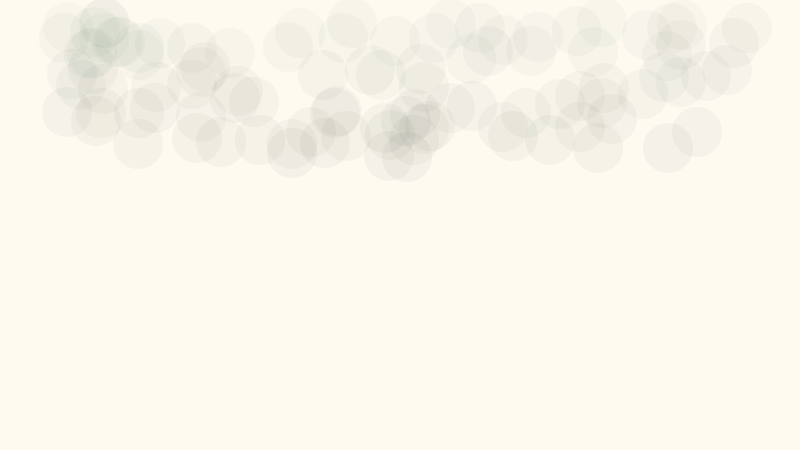
Frame 1 (no input)
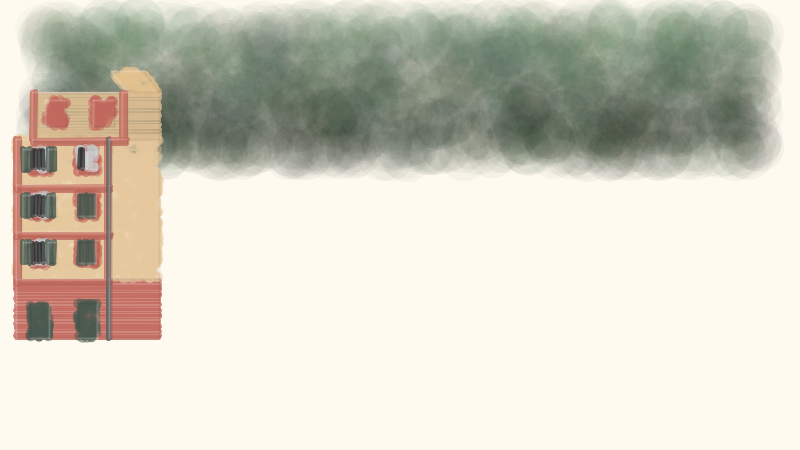
Frame 60 (the mouse pressed at the canvas centre just before this capture)
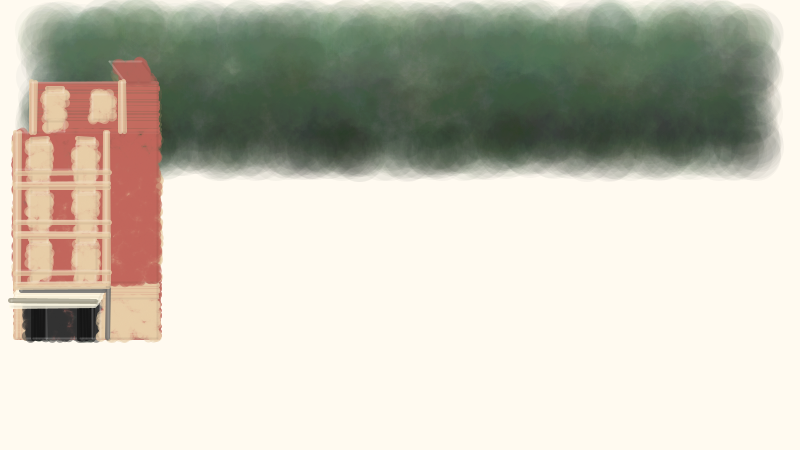
Frame 120 (the mouse held since frame 60 and released just before this capture)

The Processing sketch that drew these frames (run headless with seeded random() and noise(); from frame 60 on, the mouse is pressed at the canvas centre):

// Processing sketch: processing_41094
// ── processing_41094.pde


PGraphics pg;

float unit;
float bx;
float by;
color[] c_facc = new color[4];
int ic;
color cd;
color c_per;

c_rettangolo [] rettangolo = new c_rettangolo[2000];
int cc = 0;
int nr_rett = 0;

int fase = 0;
// ----------------------------------------------------------------

void setup() {
  size (800, 450);
  pg = g;
  colorMode(RGB, 255);

  // inizializza l'array
  for (int i=0; i<rettangolo.length; i++) {
    rettangolo[i] = new c_rettangolo();
  }  
  unit = (float)width / 50.0;
  c_facc[0] = color(193, 103,  92);
  c_facc[1] = color(231, 200, 156);
  c_facc[2] = color(168, 159, 116);
  c_facc[3] = color(186, 132,  58);

  initAll();      
}

// ----------------------------------------------------------------

void draw() {
  pg.beginDraw();
  switch(fase) {
    case 0:
      // bosco
      bosco();
      if (cc >= 15) { cc = 0; fase++; }
      break;
    case 1:    
      rettangolo[cc]._draw();
      cc++;
      if (cc >= nr_rett) { fase++; cc = 0; }
//if (cc >= 100) { fase++; cc = 0; }
      break;
    case 2:    
      // riflesso
      int py = riflesso();
      if (py >= 0.97 * height) { cc = 0; fase++; }
//fase++;
      break;
    case 3:
      for(int i=0; i<8; i++) {      
        barca(0.1 * width + random(0.8 * width), map(i, 0, 10, 0.78 * height, 0.82 * height), random(0.8, 1.2));
      }
      fase++;
      break;
    case 4:
      firma();
      fase++;
      break;
    default:
      noLoop();
      break;
  }
  pg.endDraw();
}

// ----------------------------------------------------------------

void mousePressed() {
  initAll();
  loop();
}

// ----------------------------------------------------------------

void initAll() {
  pg.background(255, 250, 240);
  cc = 0;
  bx = 1;
  by = 7;
  
  // case
  while (bx * unit < width - 6.00 * unit) casa();
  // molo
  rettangolo[cc]._init(0, color(100), unit, height -  by         * unit, width - 2 * unit, 0.50 * unit, true, 0);
  rettangolo[cc]._init(0, color( 70), unit, height - (by - 0.50) * unit, width - 2 * unit, 0.50 * unit, true, 0);
  for (int i=0; i<10; i++) {
    int px = int(0.1 * width + random(0.8 * width));
    int dex = int(random(0.60, 3.00) * unit);
    rettangolo[cc]._init(0, color(180), px, height - by * unit, dex, -random(0.30, 0.50) * unit, true, 0);
  }
  bx = 2;
  while (bx * unit < width - unit) {
    rettangolo[cc]._init(0, color(120), bx * unit, height - by * unit, 0.50 * unit, -0.80 * unit, true, 0);
    bx += 5.00;
  }
  nr_rett = cc;
//println(nr_rett);
  cc = 0;
  fase = 0;
}

// ----------------------------------------------------------------

void bosco() {
  pg.noStroke();
  for(int j=0; j<100; j++) {
    int cx = int(0.05 * width + random(0.9 * width));
    int cy = int(0.05 * height + random(0.3 * height));
    float lum = map(cy, 0, height / 3.0, 1.5, 0.5);
    pg.fill(color(lum * random(46, 76), lum * random(68, 98), lum * random(47, 77), 10));
    pg.ellipse(cx, cy, 50, 50);
  }
  cc++;
}

// ----------------------------------------------------------------

int riflesso() {
  int nrx = 200;
  int px = 0;
  int py = 0;
  int sy = 0;
  float dex = 0.9 * (float)width / (float)nrx;
  for(int i=0; i<nrx; i++) {
    px = int(0.05 * width + i * dex);
    py = height - int((by - 1.00) * unit - cc * dex);
    sy = height - int((by + 0.50) * unit + dex * 15.0 * (1.0 - 5.0 / (cc + 5.0)));
    pg.strokeWeight(2 * dex);
    color col = pg.get(px, sy);
    pg.stroke(0.9 * red(col), 0.9 * green(col), 0.9 * blue(col), 50);
    pg.line(px + 2.0 * random(-cc, cc) - 0.5 * dex, py + random(-1, 1), px + 1.5 * dex + 2.0 * random(-cc, cc), py + random(-1, 1));
  }
  cc++;
  return py;
}

// ----------------------------------------------------------------

void casa () {
  float r = random(1);
  int nr_fin = 1;
  if (r > 0.4) nr_fin = 2;
  
  r = random(1);
  int nr_pia = 4;
  if (r > 0.7) nr_pia = 3;
  else if (r > 0.6) nr_pia = 2;
  
  float sizx = random(2.4, 3.0);
  float sizy = random(2.8, 3.3);
  
  float lar = sizx * nr_fin;
  if ((bx + lar + 1.00) * unit > width) {
    bx += lar + 3.00;    
    return;
  }
  float alte = sizy * nr_pia;

  float basa = random(3.10, 3.80);

  ic = int(random(3.999));
  switch(ic) {
    case 0: // rosso
      cd = colore(1);
      break;
    case 1: // ocra
      cd = colore(0);
      break;
    case 2: // verde
      cd = colore(1);
      break;
    case 3: // ocra scuro
      cd = colore(0);
      break;
    default:
      cd = colore(1);
      break;
  }
  c_per = color(random(64, 94), random(88, 118), random(74, 104));

  // portico
  basamento(basa, lar, nr_fin, sizx);
  
  // fondo facciata
  facciata(by + basa, lar, alte, nr_fin, nr_pia, sizx, sizy);

  // finestre 
  for (int j=0; j<nr_pia; j++) {
    if (j == 3) bx += 1.00;
    for (int i=0; i<nr_fin; i++) {
      if (random(1) > 0.3) {
        persiana(c_per, bx + sizx / 2.0 + sizx * i - 0.525, by + basa + 1 + sizy * j, false);    
        persiana(c_per, bx + sizx / 2.0 + sizx * i        , by + basa + 1 + sizy * j, false);    
      }
      else {    
        rettangolo[cc]._init(0, color(200, 200, 200), (bx + sizx / 2.0 + sizx * i - 0.525) * unit, height - (by + basa + 1.00 + sizy * j) * unit, 1.05 * unit, -1.30 * unit, false, 0);        
        rettangolo[cc]._init(0, color(50, 50, 50)   , (bx + sizx / 2.0 + sizx * i - 0.440) * unit, height - (by + basa + 1.08 + sizy * j) * unit, 0.40 * unit, -1.14 * unit, false, 0);
        rettangolo[cc]._init(0, color(50, 50, 50)   , (bx + sizx / 2.0 + sizx * i + 0.040) * unit, height - (by + basa + 1.08 + sizy * j) * unit, 0.40 * unit, -1.14 * unit, false, 0);
        persiana(c_per, bx + sizx / 2.0 + sizx * i - 1.05 , by + basa + 1 + sizy * j, true);    
        persiana(c_per, bx + sizx / 2.0 + sizx * i + 0.525, by + basa + 1 + sizy * j, true);    
      }
    }
    // panni stesi
    if ((j < 3) & (random(1) > 0.8) & (nr_fin > 1)) {
      float psx = 0.00;
      while(psx < sizx + 1.00) {
        float psw = random(0.20, 0.60);
        rettangolo[cc]._init(0, color(random(240, 255), random(240, 255), random(240, 255)), (bx + sizx / 2.0 - 0.60 + psx) * unit, height - (by + basa + 0.70 + sizy * j) * unit, psw * unit, random(0.60, 1.00) * unit, true, 0);        
        psx += psw + 0.30;
      }
    }
  }

  // tetto
  tetto(lar, by + basa + alte, sizy, nr_pia == 4);
  
  bx += lar + 0.10;
}

// ----------------------------------------------------------------

color colore(int ic) {
  colorMode(HSB, 1);
  color col = color(hue(c_facc[ic]), saturation(c_facc[ic]) + random(-0.05, 0.05), brightness(c_facc[ic]) + random(-0.05, 0.05));
  colorMode(RGB, 255);
  return(col);
}

// ----------------------------------------------------------------

void basamento(float basa, float lar, int nr_fin, float sizx) {
  // con portico
  if ((nr_fin == 2) & (random(1) > 0.3)) {
    rettangolo[cc]._init(0, cd               ,  bx               * unit, height -  by                * unit, 0.60         * unit, - (basa - 1.00) * unit, true, 0);
    rettangolo[cc]._init(0, color(50, 50, 50), (bx +       0.60) * unit, height -  by                * unit, (lar - 1.20) * unit, - (basa - 1.00) * unit, false, 0);
    rettangolo[cc]._init(0, cd               , (bx + lar - 0.60) * unit, height -  by                * unit, 3.60         * unit, - (basa - 1.00) * unit, true, 0);
    rettangolo[cc]._init(0, cd               ,  bx               * unit, height - (by + basa - 1.00) * unit, (lar + 3.00) * unit, -         1.00  * unit, true, 0);
    for (int i=0; i<nr_fin; i++) {
      rettangolo[cc]._init(0, color(20, 20, 20), (bx + sizx / 2.0 + sizx * i - 0.40) * unit, height - by * unit, 0.80 * unit, -2.00 * unit, false, 0);
    }

    // tenda
    float ht = random(1.60, 2.00);
    rettangolo[cc]._init(0, color(255, 250, 230), (bx + 0.30 - 0.5*(basa - ht - 0.30)) * unit, height - (by + ht         ) * unit, (lar - 0.60) * unit, - (basa - ht - 0.30) * unit, true, 0.5);
    rettangolo[cc]._init(0, color(150, 145, 125), (bx + 0.30- 0.5*(basa - ht - 0.30)) * unit, height - (by + ht + 0.30  ) * unit, (lar - 0.60) * unit, - 0.10               * unit, true, 0);
    rettangolo[cc]._init(0, color(100)          , (bx + 0.30) * unit, height - (by + basa - 0.50) * unit, (lar - 0.60) * unit, - 0.20               * unit, true, 0);
  }
  // senza portico - portone
  else {
    rettangolo[cc]._init(0, cd   ,  bx                 * unit, height - by * unit, (lar + 3.00) * unit, - basa * unit, true , 0);
    for (int i=0; i<nr_fin; i++) {
      rettangolo[cc]._init(0, c_per, (bx + sizx / 2.0 + sizx * i - 0.60) * unit, height - by * unit, 1.20 * unit, -2.20 * unit, false, 0);
    }
  }
  rettangolo[cc]._init(0, color(100, 100, 100), (bx + lar - 0.10) * unit, height - by * unit, 0.10 * unit, - basa * unit, true, 0);
}

// ----------------------------------------------------------------

void facciata(float basa, float lar, float alte, int nr_fin, int nr_pia, float sizx, float sizy) {
  if (nr_pia < 4) {
    rettangolo[cc]._init(0, colore(ic), bx * unit, height - basa * unit, (lar + 3.00) * unit, - alte * unit, true, 0);
    rettangolo[cc]._init(0, colore(ic), (bx + lar) * unit, height - (basa + alte) * unit, 3.00 * unit, - 2.00 * unit, true, -0.75);
  }
  else {
    rettangolo[cc]._init(0, colore(ic), bx * unit, height - basa * unit, (lar + 3.0) * unit, - (alte - sizy) * unit, true, 0);
    rettangolo[cc]._init(0, colore(ic), (bx + 1.00) * unit, height - (basa + alte - sizy) * unit, (lar + 2.00) * unit, - sizy * unit, true, 0);
    rettangolo[cc]._init(0, colore(ic), (bx + lar + 1.00) * unit, height - (basa + alte) * unit, 2.00 * unit, - 1.33 * unit, true, -0.75);
  }
  
  // decori
  int tipo = round(random(2));
  if (nr_pia < 4) {
    rettangolo[cc]._init(0, cd,  bx               * unit, height - basa * unit, 0.30 * unit, - alte * unit, true, 0);
    rettangolo[cc]._init(0, cd, (bx + lar - 0.30) * unit, height - basa * unit, 0.30 * unit, - alte * unit, true, 0);
  }
  else {
    rettangolo[cc]._init(0, cd,  bx               * unit, height - basa * unit, 0.30 * unit, - (alte - sizy) * unit, true, 0);
    rettangolo[cc]._init(0, cd, (bx + lar - 0.30) * unit, height - basa * unit, 0.30 * unit, - (alte - sizy) * unit, true, 0);
    rettangolo[cc]._init(0, cd, (bx + 1.00)       * unit, height - (basa + alte - sizy) * unit, 0.30 * unit, - sizy * unit, true, 0);
    rettangolo[cc]._init(0, cd, (bx + lar + 0.70) * unit, height - (basa + alte - sizy) * unit, 0.30 * unit, - sizy * unit, true, 0);
  }
  for (int j=0; j<nr_pia; j++) {
    if (j == 3) bx += 1.00;    
    for (int i=0; i<nr_fin; i++) {
      rettangolo[cc]._init(0, cd, (bx + sizx / 2.0 + sizx * i - 0.65) * unit, height - (basa + 0.80 + sizy * j) * unit, 1.30 * unit, -1.62 * unit, true, 0);
      if (tipo > 0) {
        // sopra e sottoluce
        rettangolo[cc]._init(0, cd, (bx + sizx / 2.0 + sizx * i - 0.55) * unit, height - (basa + 0.10 + sizy * j) * unit, 1.10 * unit, -0.60           * unit, false, 0);
        rettangolo[cc]._init(0, cd, (bx + sizx / 2.0 + sizx * i - 0.50) * unit, height - (basa + 2.50 + sizy * j) * unit, 1.00 * unit, - (sizy - 2.80) * unit, false, 0);
      }
    }
    rettangolo[cc]._init(0, cd, bx * unit, height - (basa - 0.30 + sizy * j) * unit, lar * unit, -0.30 * unit, true, 0);
    if (tipo == 1) {
      rettangolo[cc]._init(0, cd, bx * unit, height - (basa + 0.60 + sizy * j) * unit, lar * unit, -0.20 * unit, true, 0);
    }
  }
  if (nr_pia < 4) {
    rettangolo[cc]._init(0, color(100, 100, 100), (bx + lar - 0.10) * unit, height - by * unit, 0.10 * unit, - (basa - by + alte) * unit, true, 0);
  }
  else {
    bx -= 1.00;
    rettangolo[cc]._init(0, color(100, 100, 100), (bx + lar - 0.10) * unit, height - by * unit, 0.10 * unit, - (basa - by + alte - sizy) * unit, true, 0);
  }
}

// ----------------------------------------------------------------

void persiana(color col, float px, float py, boolean ril) {
  int sx = round(px * unit);
  int dx = round(0.525 * unit);
  int sy = round(height - (py + 1.30) * unit);
  int dy = round(1.30 * unit);
  
  rettangolo[cc]._init(0, col, sx, sy, dx, dy, ril, 0);
}

// ----------------------------------------------------------------

void tetto(float lar, float alte, float sizy, boolean attico) {
  if (!attico) {
    rettangolo[cc]._init(0, color(200, 180, 160), bx * unit, height - alte * unit, lar * unit, - 2.00 * unit, true, 0.75);
  }
  else {
    rettangolo[cc]._init(0, color(200, 180, 160), bx * unit, height - alte * unit, lar * unit, - 1.33 * unit, true, 0.75);
  }
  // gronda
  rettangolo[cc]._init(0, color(50), bx * unit, height - alte * unit, lar * unit, - 0.1 * unit, true, 0);
  // comignoli
  if (random(1) > 0.5) {
    rettangolo[cc]._init(0, c_facc[ic], (bx + 1.00) * unit, height - (alte + 0.50) * unit, 0.50 * unit, - 0.50 * unit, true, 0);
    rettangolo[cc]._init(0, color(150), (bx + 0.90) * unit, height - (alte + 1.00) * unit, 0.70 * unit, - 0.30 * unit, true, 0);
  }
  if (random(1) > 0.5) {
    rettangolo[cc]._init(0, c_facc[ic], (bx + lar - 1.00) * unit, height - (alte + 0.50) * unit, 0.50 * unit, - 0.50 * unit, true, 0);
    rettangolo[cc]._init(0, color(150), (bx + lar - 1.10) * unit, height - (alte + 1.00) * unit, 0.70 * unit, - 0.30 * unit, true, 0);
  }
  
  if (attico) {
    bx -= 1.00;
    rettangolo[cc]._init(0, color(150, 140, 110), bx * unit, height - (alte - sizy      ) * unit, (lar + 1.00) * unit, - 0.5 * unit, true, 0);
    rettangolo[cc]._init(0, color(50)           , bx * unit, height - (alte - sizy      ) * unit, (lar + 1.00) * unit, - 0.1 * unit, true, 0);
    rettangolo[cc]._init(0, c_facc[ic]          , bx * unit, height - (alte - sizy + 0.5) * unit, (lar + 1.00) * unit, - 0.5 * unit, false, 0);
    // gerani
    if (random(1) > 0.5) {
      color col = color(0);
      switch (int(random(3))) {
        case 0: col = color(255, 220,  50, 100); break;
        case 1: col = color(170,   0,   0, 100); break;
        case 2: col = color( 50, 100,   0, 100); break;
      }
      for (int i=0; i<10 * lar; i++) {
        float px = (bx + random(lar)) * unit;
        float py = height - (alte - sizy + random(0.5, 1.0)) * unit;
        rettangolo[cc]._init(1, col, px, py, 8, 8, false, 0);
      }
    }
  }
}

// ----------------------------------------------------------------

class c_rettangolo {
  int tipo;
  color col;
  float fx1;
  float fy1;
  float fdex;
  float fdey;
  boolean ril;
  float inc;
  
  void _init(int tipo_, color col_, float fx1_, float fy1_, float fdex_, float fdey_, boolean ril_, float inc_) {
    tipo = tipo_;
    col = col_;
    fx1 = fx1_;
    fy1 = fy1_;
    fdex = fdex_;
    fdey = fdey_;
    ril = ril_;
    inc = inc_;
    cc++;
  }
  
  void _draw() {
    switch(tipo) {
      case 0: // rettangolo
        if ((max(abs(fdex), abs(fdey)) / min(abs(fdex), abs(fdey))) > 2.2) {  
          int x1 = round(fx1);
          int y1 = round(fy1);
          int dex = round(fdex);
          int dey = round(fdey);
          int delta = 1;  
          pg.stroke(red(col), green(col), blue(col), 200);
          pg.strokeWeight(5);
          float ra = 1;
          if (abs(dex) > abs(dey)) {
            if (dey < 0) delta = -1;
            for (int i=0; i<abs(dey); i+=3) {
              int si = delta * i;
              pg.line(x1 + i * inc + random(-ra, ra), y1 + si + random(-ra, ra), x1 + i * inc + dex + random(-ra, ra), y1 + si + random(-ra, ra));
            }
          }
          else {
            if (dex < 0) delta = -1;
            for (int i=0; i<abs(dex); i+=3) {
              int si = delta * i;
              pg.line(x1 + si + random(-ra, ra), y1 + i * inc + random(-ra, ra), x1 + si + random(-ra, ra), y1 + i * inc + dey + random(-ra, ra));
            }
          }    
        }
        else {    
          int nr = int(0.1 * abs(fdex) * abs(fdey));
          pg.fill(red(col), green(col), blue(col), 128);
          pg.noStroke();
          for (int i=0; i<nr; i++) {
            float y = random(fdey);
            pg.ellipse(fx1 + random(fdex) - y * inc, fy1 + y, 10, 10);
          }    
        }

        // contorni
        int x1 = round(min(fx1, fx1 + fdex));
        int y1 = round(min(fy1, fy1 + fdey));
        int x2 = round(max(fx1, fx1 + fdex));
        int y2 = round(max(fy1, fy1 + fdey));
        pg.strokeWeight(2);
        pg.noFill();
        colorMode(HSB, 255);
        if (ril) pg.stroke(hue(col),       saturation(col), 0.5 * brightness(col), 30);
        else     pg.stroke(hue(col), 0.1 * saturation(col), 255                  , 50);
        pg.line(x1             , y2, x2, y2);
        pg.line(x2 - inc * fdey, y1, x2, y2);
        if (ril) pg.stroke(hue(col), 0.1 * saturation(col), 255                  , 50);
        else     pg.stroke(hue(col),       saturation(col), 0.5 * brightness(col), 30);
        pg.line(x1 - inc * fdey, y1, x2 - inc * fdey, y1);
        pg.line(x1 - inc * fdey, y1, x1             , y2);

        colorMode(RGB, 255);
        break;
        
      case 1: // cerchio
        pg.noStroke();
        pg.fill(col);
        pg.ellipse(fx1, fy1, fdex, fdey);
        break;
    }
  }
}

// ----------------------------------------------------------------

void barca(float px, float py, float sc) {
  float sc1 = sc * unit;
  pg.strokeWeight(5);
  color col = color(0);
  switch(int(random(4))) {
    case 0:
    case 1:
      col = color(random(230, 250), random(230, 250), random(230, 250), 150);
      break;
    case 2:
      col = color(random(200, 210), random(20, 30), random(20, 30), 150);
      break;
    case 3:
      col = color(random(20, 30), random(20, 30), random(200, 210), 150);
      break;
  }
  pg.stroke(col);
  pg.line(px             , py - 0.10 * unit, px + sc1 * 5.05, py - 0.10 * unit);
  pg.line(px + sc1 * 5.05, py - 0.10 * unit, px + sc1 * 5.20, py -  sc1 * 0.90);
  pg.line(px + sc1 * 5.20, py -  sc1 * 0.90, px + sc1 * 4.50, py -  sc1 * 0.70);
  pg.line(px + sc1 * 4.50, py -  sc1 * 0.70, px + sc1 * 2.00, py -  sc1 * 0.60);
  pg.line(px + sc1 * 2.00, py -  sc1 * 0.60, px             , py -  sc1 * 0.70);
  pg.line(px             , py -  sc1 * 0.70, px             , py - 0.10 * unit);
  pg.line(px             , py -  sc1 * 0.30, px + sc1 * 5.10, py -  sc1 * 0.30);
  pg.line(px             , py -  sc1 * 0.50, px + sc1 * 5.15, py -  sc1 * 0.50);  
  pg.stroke(color(random(140, 150), 100, 20, 150));
  pg.line(px + sc1 * 5.20, py -  sc1 * 1.00, px + sc1 * 4.50, py -  sc1 * 0.80);
  pg.line(px + sc1 * 4.50, py -  sc1 * 0.80, px + sc1 * 2.00, py -  sc1 * 0.70);
  pg.line(px + sc1 * 2.00, py -  sc1 * 0.70, px - sc1 * 0.10, py -  sc1 * 0.80);
  pg.stroke(color(30, 30, 30, 150));
  pg.line(px             , py              , px + sc1 * 5.00, py - 0.10 * unit);
  // riflesso
  pg.stroke(color(30, 30, 30, 50));
  pg.line(px, py + 5, px + sc1 * 5.00, py + 5);
  int ppy = int(py + 10);
  int dey = 6;
  for(int i=0; i<4; i++) {      
    pg.stroke(color(red(col), green(col), blue(col), 60 - 14 * i));
    pg.line(px + 0 * i, ppy, px + sc1 * 5.00 - 0 * i, ppy);
    ppy += dey;
    dey *= 1.5;
  }
}

// ----------------------------------------------------------------

void firma() {
  pg.strokeWeight(4);
  pg.stroke(0, 0, 0, 120);
  int px = width - 140;
  int py = height - 40;
  float sc = 0.15;
  pg.beginShape();
  pg.curveVertex(px + sc *   1, py + sc *  89);
  pg.curveVertex(px + sc *  14, py + sc *  69);
  pg.curveVertex(px + sc *  54, py + sc *  27);
  pg.curveVertex(px + sc *  86, py + sc *  67);
  pg.curveVertex(px + sc * 106, py + sc * 134);
  pg.curveVertex(px + sc * 125, py + sc *  95);
  pg.curveVertex(px + sc * 161, py + sc * 107);
  pg.curveVertex(px + sc * 216, py + sc * 115);
  pg.curveVertex(px + sc * 308, py + sc * 103);
  pg.curveVertex(px + sc * 345, py + sc *  97);
  pg.endShape();
  pg.beginShape();
  pg.curveVertex(px + sc * 280, py + sc *  75);
  pg.curveVertex(px + sc * 280, py + sc *  94);
  pg.curveVertex(px + sc * 294, py + sc * 114);
  pg.curveVertex(px + sc * 310, py + sc * 103);
  pg.curveVertex(px + sc * 324, py + sc * 112);
  pg.curveVertex(px + sc * 341, py + sc * 112);
  pg.endShape();
  px = width - 160;
  pg.beginShape();
  pg.curveVertex(px + sc * 595, py + sc *  55);
  pg.curveVertex(px + sc * 592, py + sc *  39);
  pg.curveVertex(px + sc * 572, py + sc *  29);
  pg.curveVertex(px + sc * 458, py + sc *  55);
  pg.curveVertex(px + sc * 526, py + sc *  69);
  pg.curveVertex(px + sc * 617, py + sc *  67);
  pg.curveVertex(px + sc * 672, py + sc *  80);
  pg.curveVertex(px + sc * 597, py + sc * 100);
  pg.curveVertex(px + sc * 496, py + sc * 100);
  pg.curveVertex(px + sc * 703, py + sc *  88);
  pg.curveVertex(px + sc * 729, py + sc *  83);
  pg.endShape();
  pg.beginShape();
  pg.curveVertex(px + sc * 707, py + sc *  98);
  pg.curveVertex(px + sc * 702, py + sc *  88);
  pg.curveVertex(px + sc * 684, py + sc *  82);
  pg.curveVertex(px + sc * 673, py + sc *  91);
  pg.curveVertex(px + sc * 701, py + sc * 104);
  pg.curveVertex(px + sc * 727, py + sc *  92);
  pg.curveVertex(px + sc * 717, py + sc *  83);
  pg.curveVertex(px + sc * 702, py + sc *  73);
  pg.endShape();
}

// ----------------------------------------------------------------
